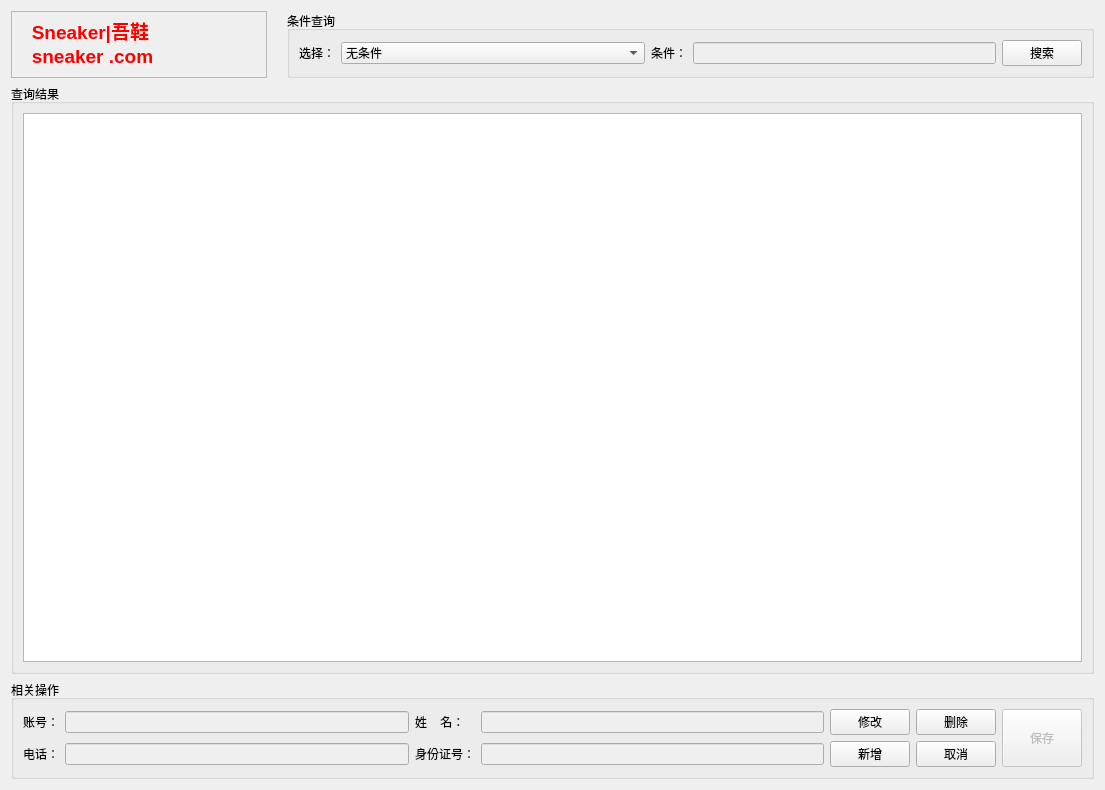
<?xml version="1.0" encoding="UTF-8"?>
<ui version="4.0">
 <class>TraderForm</class>
 <widget class="QWidget" name="TraderForm">
  <property name="geometry">
   <rect>
    <x>0</x>
    <y>0</y>
    <width>1105</width>
    <height>790</height>
   </rect>
  </property>
  <property name="windowTitle">
   <string>Form</string>
  </property>
  <layout class="QGridLayout" name="gridLayout_2">
   <item row="0" column="0">
    <layout class="QVBoxLayout" name="verticalLayout">
     <item>
      <layout class="QHBoxLayout" name="horizontalLayout_2">
       <property name="spacing">
        <number>0</number>
       </property>
       <property name="bottomMargin">
        <number>0</number>
       </property>
       <item>
        <widget class="QTextBrowser" name="textBrowser">
         <property name="enabled">
          <bool>false</bool>
         </property>
         <property name="sizePolicy">
          <sizepolicy hsizetype="Minimum" vsizetype="Ignored">
           <horstretch>0</horstretch>
           <verstretch>69</verstretch>
          </sizepolicy>
         </property>
         <property name="html">
          <string>&lt;!DOCTYPE HTML PUBLIC &quot;-//W3C//DTD HTML 4.0//EN&quot; &quot;http://www.w3.org/TR/REC-html40/strict.dtd&quot;&gt;
&lt;html&gt;&lt;head&gt;&lt;meta name=&quot;qrichtext&quot; content=&quot;1&quot; /&gt;&lt;style type=&quot;text/css&quot;&gt;
p, li { white-space: pre-wrap; }
&lt;/style&gt;&lt;/head&gt;&lt;body style=&quot; font-family:'SimSun'; font-size:9pt; font-weight:400; font-style:normal;&quot;&gt;
&lt;p style=&quot; margin-top:0px; margin-bottom:0px; margin-left:0px; margin-right:0px; -qt-block-indent:0; text-indent:0px;&quot;&gt;&lt;span style=&quot; font-size:14pt; font-weight:600; color:#ff0000;&quot;&gt;   Sneaker|吾鞋&lt;/span&gt;&lt;/p&gt;
&lt;p style=&quot; margin-top:0px; margin-bottom:0px; margin-left:0px; margin-right:0px; -qt-block-indent:0; text-indent:0px;&quot;&gt;&lt;span style=&quot; font-size:14pt; font-weight:600; color:#ff0000;&quot;&gt;   sneaker .com&lt;/span&gt;&lt;/p&gt;&lt;/body&gt;&lt;/html&gt;</string>
         </property>
        </widget>
       </item>
       <item>
        <spacer name="verticalSpacer">
         <property name="orientation">
          <enum>Qt::Vertical</enum>
         </property>
         <property name="sizeType">
          <enum>QSizePolicy::Ignored</enum>
         </property>
         <property name="sizeHint" stdset="0">
          <size>
           <width>20</width>
           <height>40</height>
          </size>
         </property>
        </spacer>
       </item>
       <item>
        <widget class="QGroupBox" name="groupBox">
         <property name="enabled">
          <bool>true</bool>
         </property>
         <property name="sizePolicy">
          <sizepolicy hsizetype="Ignored" vsizetype="Maximum">
           <horstretch>0</horstretch>
           <verstretch>0</verstretch>
          </sizepolicy>
         </property>
         <property name="title">
          <string>条件查询</string>
         </property>
         <layout class="QGridLayout" name="gridLayout_4">
          <item row="0" column="0">
           <layout class="QHBoxLayout" name="horizontalLayout">
            <item>
             <widget class="QLabel" name="label">
              <property name="contextMenuPolicy">
               <enum>Qt::NoContextMenu</enum>
              </property>
              <property name="text">
               <string>选择：</string>
              </property>
             </widget>
            </item>
            <item>
             <widget class="QComboBox" name="cb_condition">
              <property name="enabled">
               <bool>true</bool>
              </property>
              <property name="sizePolicy">
               <sizepolicy hsizetype="Expanding" vsizetype="Fixed">
                <horstretch>0</horstretch>
                <verstretch>0</verstretch>
               </sizepolicy>
              </property>
              <item>
               <property name="text">
                <string>无条件</string>
               </property>
              </item>
              <item>
               <property name="text">
                <string>账号</string>
               </property>
              </item>
              <item>
               <property name="text">
                <string>姓名</string>
               </property>
              </item>
              <item>
               <property name="text">
                <string>电话</string>
               </property>
              </item>
              <item>
               <property name="text">
                <string>身份证号</string>
               </property>
              </item>
             </widget>
            </item>
            <item>
             <widget class="QLabel" name="label_6">
              <property name="text">
               <string>条件：</string>
              </property>
             </widget>
            </item>
            <item>
             <widget class="QLineEdit" name="le_condition">
              <property name="enabled">
               <bool>false</bool>
              </property>
              <property name="clearButtonEnabled">
               <bool>true</bool>
              </property>
             </widget>
            </item>
            <item>
             <widget class="QPushButton" name="pb_search">
              <property name="sizePolicy">
               <sizepolicy hsizetype="Fixed" vsizetype="Fixed">
                <horstretch>0</horstretch>
                <verstretch>0</verstretch>
               </sizepolicy>
              </property>
              <property name="text">
               <string>搜索</string>
              </property>
             </widget>
            </item>
           </layout>
          </item>
         </layout>
        </widget>
       </item>
      </layout>
     </item>
     <item>
      <widget class="QGroupBox" name="groupBox_2">
       <property name="title">
        <string>查询结果</string>
       </property>
       <layout class="QGridLayout" name="gridLayout">
        <item row="0" column="0">
         <widget class="QTableWidget" name="tableWidget"/>
        </item>
       </layout>
      </widget>
     </item>
     <item>
      <widget class="QGroupBox" name="groupBox_3">
       <property name="title">
        <string>相关操作</string>
       </property>
       <layout class="QGridLayout" name="gridLayout_5">
        <item row="0" column="0">
         <layout class="QGridLayout" name="gridLayout_3">
          <item row="0" column="0">
           <widget class="QLabel" name="label_2">
            <property name="text">
             <string>账号：</string>
            </property>
           </widget>
          </item>
          <item row="0" column="1">
           <widget class="QLineEdit" name="le_id">
            <property name="enabled">
             <bool>false</bool>
            </property>
           </widget>
          </item>
          <item row="0" column="2">
           <widget class="QLabel" name="label_3">
            <property name="text">
             <string>姓    名：</string>
            </property>
           </widget>
          </item>
          <item row="0" column="3">
           <widget class="QLineEdit" name="le_name">
            <property name="enabled">
             <bool>false</bool>
            </property>
            <property name="clearButtonEnabled">
             <bool>true</bool>
            </property>
           </widget>
          </item>
          <item row="0" column="4">
           <widget class="QPushButton" name="pb_modify">
            <property name="sizePolicy">
             <sizepolicy hsizetype="Preferred" vsizetype="Preferred">
              <horstretch>0</horstretch>
              <verstretch>0</verstretch>
             </sizepolicy>
            </property>
            <property name="text">
             <string>修改</string>
            </property>
           </widget>
          </item>
          <item row="0" column="5">
           <widget class="QPushButton" name="pb_delete">
            <property name="sizePolicy">
             <sizepolicy hsizetype="Preferred" vsizetype="Fixed">
              <horstretch>0</horstretch>
              <verstretch>0</verstretch>
             </sizepolicy>
            </property>
            <property name="text">
             <string>删除</string>
            </property>
           </widget>
          </item>
          <item row="0" column="6" rowspan="2">
           <widget class="QPushButton" name="pb_save">
            <property name="enabled">
             <bool>false</bool>
            </property>
            <property name="sizePolicy">
             <sizepolicy hsizetype="Minimum" vsizetype="Preferred">
              <horstretch>0</horstretch>
              <verstretch>0</verstretch>
             </sizepolicy>
            </property>
            <property name="text">
             <string>保存</string>
            </property>
           </widget>
          </item>
          <item row="1" column="0">
           <widget class="QLabel" name="label_4">
            <property name="text">
             <string>电话：</string>
            </property>
           </widget>
          </item>
          <item row="1" column="1">
           <widget class="QLineEdit" name="le_tele">
            <property name="enabled">
             <bool>false</bool>
            </property>
            <property name="clearButtonEnabled">
             <bool>true</bool>
            </property>
           </widget>
          </item>
          <item row="1" column="2">
           <widget class="QLabel" name="label_5">
            <property name="text">
             <string>身份证号：</string>
            </property>
           </widget>
          </item>
          <item row="1" column="3">
           <widget class="QLineEdit" name="le_idnum">
            <property name="enabled">
             <bool>false</bool>
            </property>
            <property name="clearButtonEnabled">
             <bool>true</bool>
            </property>
           </widget>
          </item>
          <item row="1" column="4">
           <widget class="QPushButton" name="pb_add">
            <property name="text">
             <string>新增</string>
            </property>
           </widget>
          </item>
          <item row="1" column="5">
           <widget class="QPushButton" name="pb_cancel">
            <property name="enabled">
             <bool>true</bool>
            </property>
            <property name="text">
             <string>取消</string>
            </property>
           </widget>
          </item>
         </layout>
        </item>
       </layout>
      </widget>
     </item>
    </layout>
   </item>
  </layout>
 </widget>
 <resources/>
 <connections/>
</ui>
